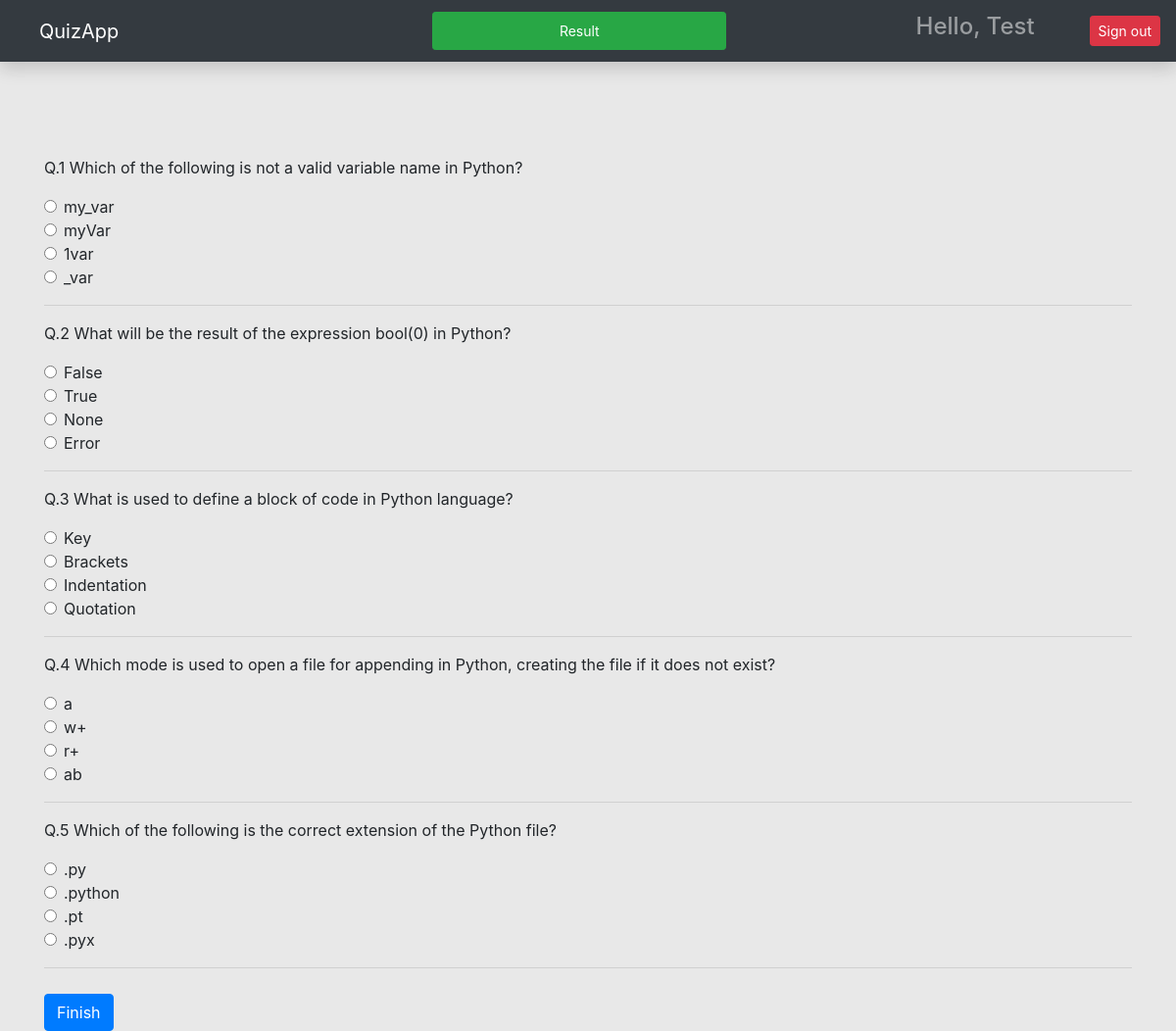
Page /quiz/index-page (signed in) on the committed database.
### quiz/models.py (models this page shows, shortened)
class Question(models.Model):
    question = models.CharField(max_length=250)
    answer = models.CharField(max_length=100)
    option_one = models.CharField(max_length=100)
    option_two = models.CharField(max_length=100)
    option_three = models.CharField(max_length=100, blank=True)
    option_four = models.CharField(max_length=100, blank=True)
    created_at = models.DateTimeField(auto_now_add=True)
    updated_at = models.DateTimeField(auto_now=True)

### quiz/views.py (the view, shortened to what this page needs)
# urls.py: path('index-page', index_page, name='index_page'),
@login_required(login_url='/login/')
def index_page(request):
    questions = Question.objects.order_by('?')[:5]
    context = {'questions': questions}
    if request.method == "GET":
        return render(request, 'quiz.html', context)

### templates/quiz.html (shortened to what this page needs)
{% extends 'base.html' %}
{% load static %}
{% block content %}
<div id="section1">
    <div class="container mt-5 pt-5">
        <form action="" method="post">
            {% for question in questions %}
            <p>Q.{{forloop.counter}} {{question.question}}</p>
            <div class="form-check">
                <input class="form-check-input" type="radio" name="q{{forloop.counter}}o" id="q{{forloop.counter}}o1"
                    value="{{question.option_one}}">
                {{question.option_one}}
            </div>
            <div class="form-check">
                <input class="form-check-input" type="radio" name="q{{forloop.counter}}o" id="q{{forloop.counter}}o2"
                    value="{{question.option_two}}">
                {{question.option_two}}
            </div>
            <div class="form-check">
                <input class="form-check-input" type="radio" name="q{{forloop.counter}}o" id="q{{forloop.counter}}o3"
                    value="{{question.option_three}}">
                {{question.option_three}}
            </div>
            <div class="form-check lower-radio">
                <input class="form-check-input" type="radio" name="q{{forloop.counter}}o" id="q{{forloop.counter}}o4"
                    value="{{question.option_four}}">
                {{question.option_four}}
            </div>
            <hr>
            {% endfor %}
            <input class="btn btn-primary check-btn" type="submit" value="Finish" />
        </form>
    </div>
</div>
{% endblock content %}

### templates/base.html (shortened to what this page needs)
{% load static %}
<html lang="en">
<head>
  <link href="{% static 'css/bootstrap.min.css'%}" rel="stylesheet" />
  <link href="{% static 'css/main.css'%}" rel="stylesheet" />
  <link rel="stylesheet" href="https://maxcdn.bootstrapcdn.com/bootstrap/4.0.0/css/bootstrap.min.css" />
  <link rel="stylesheet" href="{% static 'css/styles.css' %}">
</head>
<body>
  <nav class="navbar navbar-dark sticky-top bg-dark flex-md-nowrap p-0 shadow">
    <a class="navbar-brand col-md-3 col-lg-2 me-0 px-3 ml-4" href="{% url 'index_page' %}">QuizApp</a>
    <a class="nav-link btn col-md-3 me-0 px-3 ml-4 btn-success btn-sm" href="{% url 'result' %}">Result</a>
    <ul class="navbar-nav px-3" style="display: flex; flex-direction: row; align-items:center;">
      <li class="nav-item text-nowrap">
        <div href="" class="nav-link">
          <h4 class="text text-capitalize">
            Hello, {{request.user.username}}
          </h4>
        </div>
      </li>
      <li class="nav-item text-nowrap mt-3 ml-2">
        <form action="{% url 'logout' %}" method="post">
          <input class="btn btn-danger btn-sm ml-5" type="submit" value="Sign out">
        </form>
      </li>
    </ul>
  </nav>
  {% block content %}
  {% endblock content %}
</body>
</html>

### quiz/static/css/styles.css (style rules this page uses)
body { background-color: #e8e8e8; }
.check-btn { margin-top: 10px; }
.lower-radio { margin-bottom: 10px; }
#section1 { height: 100vh; }

### rows in the picture
Question: question "Which of the following is not a valid variable name in Python?", option_one "my_var", option_two "myVar", option_three "1var", option_four "_var"
Question: question "What will be the result of the expression bool(0) in Python?", option_one "False", option_two "True", option_three "None", option_four "Error"
Question: question "What is used to define a block of code in Python language?", option_one "Key", option_two "Brackets", option_three "Indentation", option_four "Quotation"
Question: question "Which mode is used to open a file for appending in Python, creating the file if it does not exist?", option_one "a", option_two "w+", option_three "r+", option_four "ab"
Question: question "Which of the following is the correct extension of the Python file?", option_one ".py", option_two ".python", option_three ".pt", option_four ".pyx"

### other values in the picture
{{ request.user.username }} "Test"
